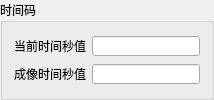
      <widget class="QGroupBox" name="groupBox_15">
       <property name="sizePolicy">
        <sizepolicy hsizetype="Preferred" vsizetype="Preferred">
         <horstretch>2</horstretch>
         <verstretch>0</verstretch>
        </sizepolicy>
       </property>
       <property name="maximumSize">
        <size>
         <width>16777215</width>
         <height>16777215</height>
        </size>
       </property>
       <property name="font">
        <font>
         <family>宋体</family>
         <pointsize>9</pointsize>
        </font>
       </property>
       <property name="title">
        <string>时间码</string>
       </property>
       <layout class="QGridLayout" name="gridLayout_5">
        <item row="0" column="0">
         <widget class="QLabel" name="label_35">
          <property name="sizePolicy">
           <sizepolicy hsizetype="Preferred" vsizetype="Preferred">
            <horstretch>0</horstretch>
            <verstretch>0</verstretch>
           </sizepolicy>
          </property>
          <property name="font">
           <font>
            <family>宋体</family>
            <pointsize>9</pointsize>
           </font>
          </property>
          <property name="layoutDirection">
           <enum>Qt::LeftToRight</enum>
          </property>
          <property name="text">
           <string>当前时间秒值</string>
          </property>
         </widget>
        </item>
        <item row="0" column="1">
         <widget class="QLineEdit" name="cgYCline_5">
          <property name="sizePolicy">
           <sizepolicy hsizetype="Preferred" vsizetype="Fixed">
            <horstretch>0</horstretch>
            <verstretch>0</verstretch>
           </sizepolicy>
          </property>
          <property name="maximumSize">
           <size>
            <width>220</width>
            <height>20</height>
           </size>
          </property>
          <property name="font">
           <font>
            <family>宋体</family>
            <pointsize>9</pointsize>
           </font>
          </property>
          <property name="layoutDirection">
           <enum>Qt::LeftToRight</enum>
          </property>
          <property name="alignment">
           <set>Qt::AlignCenter</set>
          </property>
         </widget>
        </item>
        <item row="1" column="0">
         <widget class="QLabel" name="label_34">
          <property name="sizePolicy">
           <sizepolicy hsizetype="Preferred" vsizetype="Preferred">
            <horstretch>0</horstretch>
            <verstretch>0</verstretch>
           </sizepolicy>
          </property>
          <property name="font">
           <font>
            <family>宋体</family>
            <pointsize>9</pointsize>
           </font>
          </property>
          <property name="layoutDirection">
           <enum>Qt::LeftToRight</enum>
          </property>
          <property name="text">
           <string>成像时间秒值</string>
          </property>
         </widget>
        </item>
        <item row="1" column="1">
         <widget class="QLineEdit" name="cgYCline_8">
          <property name="sizePolicy">
           <sizepolicy hsizetype="Preferred" vsizetype="Fixed">
            <horstretch>0</horstretch>
            <verstretch>0</verstretch>
           </sizepolicy>
          </property>
          <property name="maximumSize">
           <size>
            <width>220</width>
            <height>20</height>
           </size>
          </property>
          <property name="font">
           <font>
            <family>宋体</family>
            <pointsize>9</pointsize>
           </font>
          </property>
          <property name="layoutDirection">
           <enum>Qt::LeftToRight</enum>
          </property>
          <property name="alignment">
           <set>Qt::AlignCenter</set>
          </property>
         </widget>
        </item>
       </layout>
      </widget>
